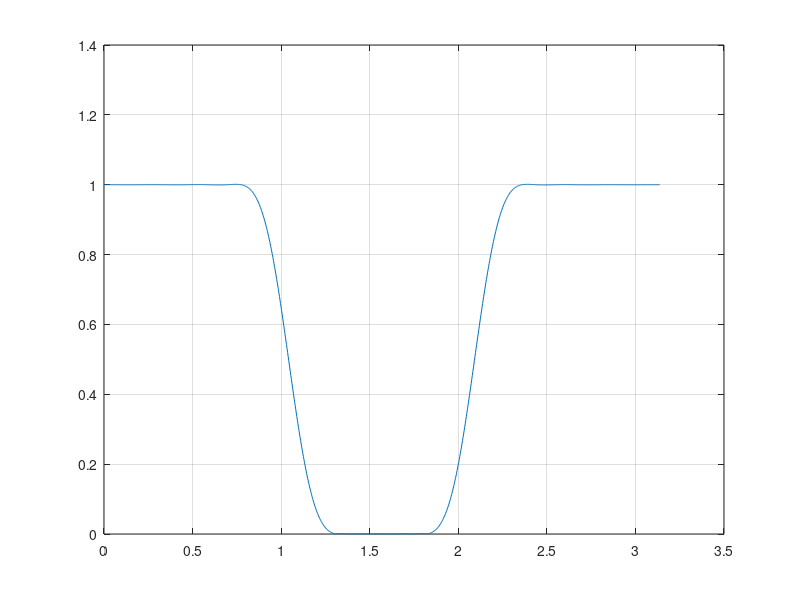

MATLAB code for this plot:
fsamp = 6.28;
fcuts = [0.78 1.31 1.83 2.36];
mags = [1 0 1];
devs = [0.001 0.001 0.001];

[n,Wn,beta,ftype] = kaiserord(fcuts,mags,devs,fsamp);
n = n + rem(n,2);
hh = fir1(n,Wn,ftype,kaiser(n+1,beta),'noscale');

[H,f] = freqz(hh,1,1024,fsamp);
plot(f,abs(H))
grid